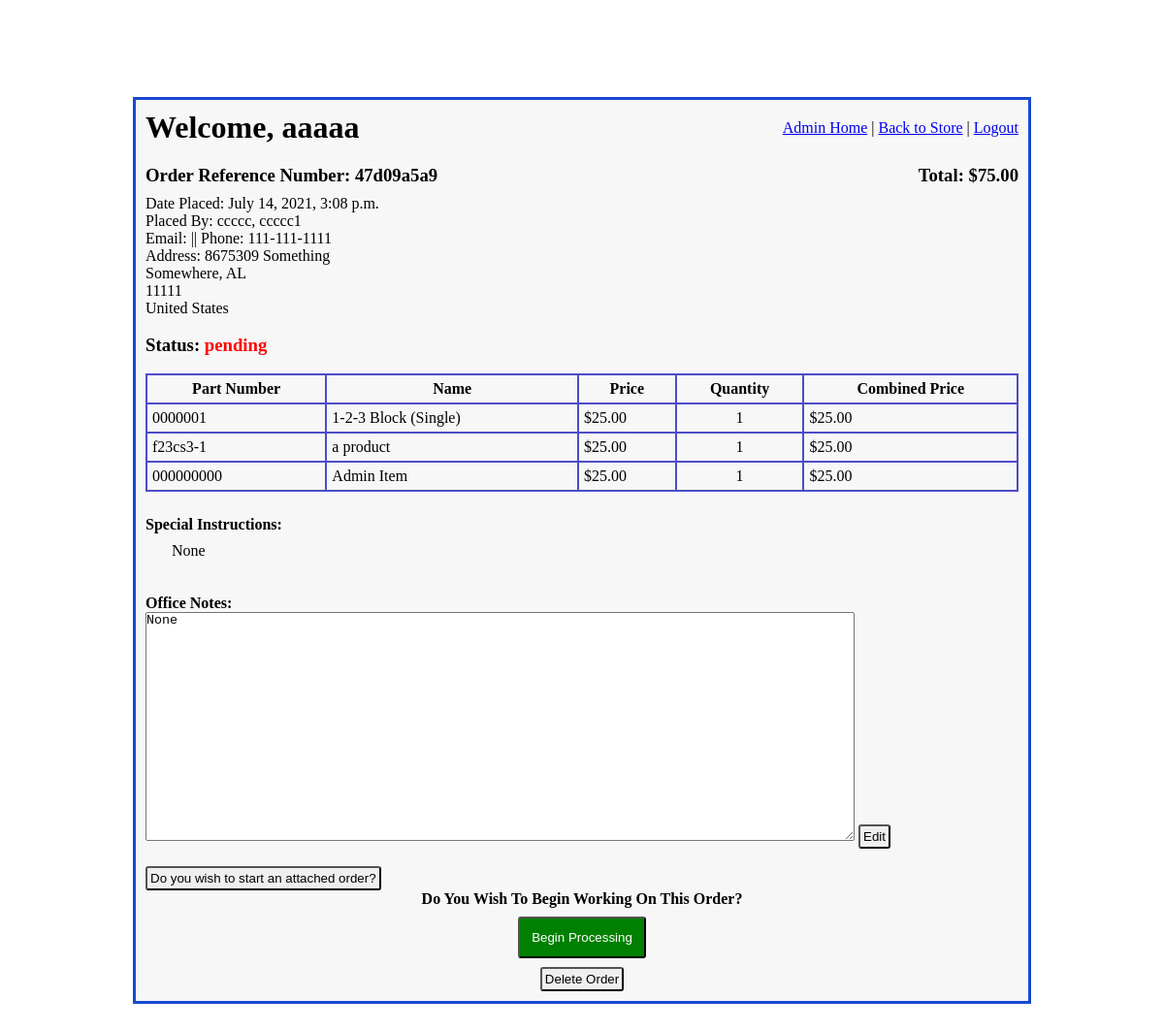
The page /admin_access/view_order/15 (signed in) on the database as committed earlier.
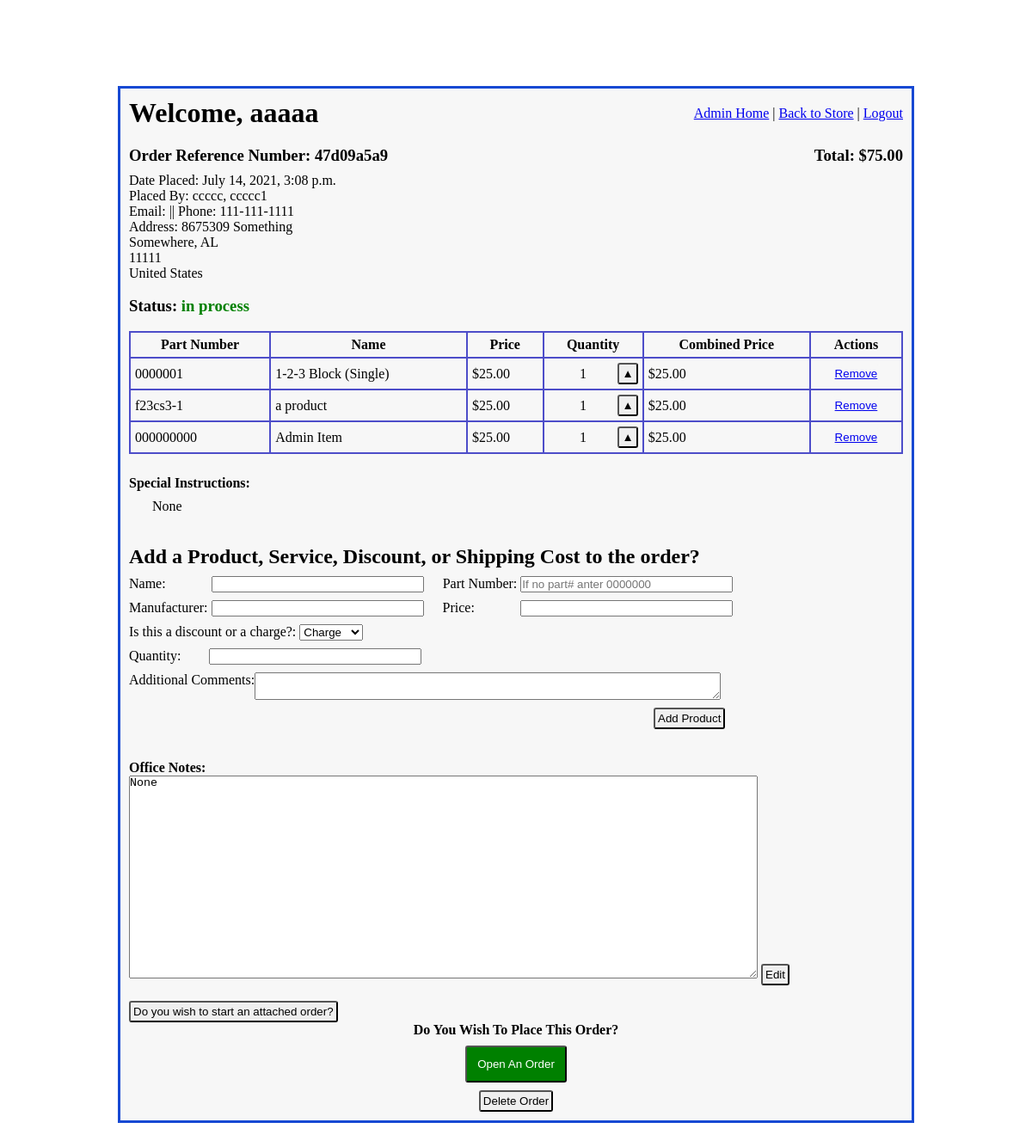
The same page on the database as committed later.
### imgfield_app/models.py (models this page shows)
class Order(models.Model):
    ordered_by = models.ForeignKey(
        User,
        related_name="user_orders",
        on_delete=models.CASCADE
    )
    contact_info =  models.ForeignKey(
        ContactInfo,
        related_name="orders",
        on_delete = models.CASCADE,
        null=True, blank=True,
    )
    ref_number = models.CharField(max_length=10)
    total_price = models.DecimalField(decimal_places=2, max_digits=10, null=True, blank=True)
    status = models.CharField(max_length=27)
    special_instructions = models.TextField(null=True, blank=True)
    office_notes = models.TextField(null=True, blank=True)
    created_at = models.DateTimeField(auto_now_add=True)
    updated_at = models.DateTimeField(auto_now=True)
    objects = OrderManager()

class User(models.Model):
    first_name = models.CharField(max_length=45)
    last_name = models.CharField(max_length=60)
    email = models.CharField(max_length=60)
    password = models.CharField(max_length=60)
    security_level = models.IntegerField()
    created_at = models.DateTimeField(auto_now_add=True)
    updated_at = models.DateTimeField(auto_now=True)
    objects = UserManager()

class ContactInfo(models.Model):
    user = models.ManyToManyField(
        User,
        related_name="user_contact_infos"
    )
    address_1 = models.CharField(max_length=54)
    address_2 = models.CharField(max_length=54, null=True, blank=True)
    city = models.CharField(max_length=54)
    zip_code = models.IntegerField()
    state = models.CharField(max_length=54)
    country = models.CharField(max_length=54)
    phone = models.CharField(max_length=15)
    created_at = models.DateTimeField(auto_now_add=True)
    updated_at = models.DateTimeField(auto_now=True)
    objects = ContactInfoManager()

class OrderProduct(models.Model):
    product_on_order = models.ForeignKey(
        Product,
        related_name="order_of_product",
        on_delete=models.CASCADE
    )
    order = models.ForeignKey(
        Order,
        related_name="order_product",
        on_delete=models.CASCADE
    )
    quantity = models.IntegerField()
    combined_price = models.DecimalField(decimal_places=2, max_digits=10, null=True, blank=True)
    created_at = models.DateTimeField(auto_now_add=True)
    updated_at = models.DateTimeField(auto_now=True)

class Product(models.Model):
    name = models.CharField(max_length=108)
    part_number = models.CharField(max_length=27)
    manufacturer = models.CharField(max_length=45, null=True, blank= True)
    price = models.DecimalField(decimal_places=2, max_digits=5)
    desc = models.CharField(max_length=189)
    exp_desc = models.TextField(null=True, blank=True)
    quantity_in_stock = models.IntegerField(null=True, blank=True)
    created_at = models.DateTimeField(auto_now_add=True)
    updated_at = models.DateTimeField(auto_now=True)
    objects = ProductManager()

class OrderItem(models.Model):
    item_on_order = models.ForeignKey(
        EnteredItem,
        related_name="order_of_item",
        on_delete=models.CASCADE
    )
    order = models.ForeignKey(
        Order,
        related_name="order_item",
        on_delete=models.CASCADE
    )
    quantity = models.IntegerField()
    combined_price = models.DecimalField(decimal_places=2, max_digits=10, null=True, blank=True)
    created_at = models.DateTimeField(auto_now_add=True)
    updated_at = models.DateTimeField(auto_now=True)

class EnteredItem(models.Model):
    name = models.CharField(max_length=108)
    part_number = models.CharField(max_length=27, null=True, blank= True)
    manufacturer = models.CharField(max_length=45, null=True, blank= True)
    price = models.DecimalField(decimal_places=2, max_digits=10, null=True, blank=True)
    notes = models.TextField(null=True, blank= True)
    created_at = models.DateTimeField(auto_now_add=True)
    updated_at = models.DateTimeField(auto_now=True)
    objects = EnteredItemManager()

class OrderAdminItem(models.Model):
    adminitem_on_order = models.ForeignKey(
        AdminItem,
        related_name="order_of_adminitem",
        on_delete=models.CASCADE
    )
    order = models.ForeignKey(
        Order,
        related_name="order_adminitem",
        on_delete=models.CASCADE
    )
    quantity = models.IntegerField()
    combined_price = models.DecimalField(decimal_places=2, max_digits=10, null=True, blank=True)
    is_discount = models.BooleanField(default=False)
    created_at = models.DateTimeField(auto_now_add=True)
    updated_at = models.DateTimeField(auto_now=True)

class AdminItem(models.Model):
    name = models.CharField(max_length=108)
    part_number = models.CharField(max_length=27, null=True, blank= True)
    manufacturer = models.CharField(max_length=45, null=True, blank= True)
    price = models.DecimalField(decimal_places=2, max_digits=10, null=True, blank=True)
    is_discount = models.BooleanField(default=False)
    notes = models.TextField(null=True, blank= True)
    created_at = models.DateTimeField(auto_now_add=True)
    updated_at = models.DateTimeField(auto_now=True)
    objects = AdminItemManager()

### admin_app/views.py (the view)
# urls.py: path('view_order/<int:order_id>', views.view_order),
def view_order(request, order_id):
    if 'user_id' in request.session:
        logged_user = User.objects.get(id=request.session['user_id'])
        if logged_user.security_level > 4:
            order = Order.objects.get(id=order_id)
            all_orderproducts = OrderProduct.objects.filter(order=order)
            all_orderitems = OrderItem.objects.filter(order=order)
            all_order_adminitems = OrderAdminItem.objects.filter(order=order)
            context = {
                'logged_user': logged_user,
                'order': order,
                'products': all_orderproducts,
                'items': all_orderitems,
                'adminitems': all_order_adminitems,
            }
            return render(request, "admin_view_order.html", context)
    return redirect("/")

### admin_app/templates/admin_view_order.html (shortened to what the changed rows need)
<!DOCTYPE html>
<html lang="en">
<head>
    {% load static %}
    <link rel="stylesheet" href="{% static 'css/admin_main.css' %}">
    <link rel="stylesheet" href="{% static 'css/admin_view_quote.css' %}">
</head>
<body>
    <div id="wrapper">
        <div id="header">
            <h1>Welcome, {{ logged_user.first_name }}</h1>
        </div>
        <div id="content">
            <div id="quote_head">
                <h3>Order Reference Number: {{ order.ref_number }} </h3>
                <h3 id="total">Total: ${{ order.total_price }}</h3>
            </div>
            <div id="order_info">
                <p>Date Placed: {{order.created_at }}</p>
                <p>Placed By: {{ order.ordered_by.last_name }}, {{ order.ordered_by.first_name }}</p>
                <p>Email: {{ order.orderd_by.email }} || Phone: {{ order.contact_info.phone }}</p>
                <p>Address: {{ order.contact_info.address_1 }}</p>
                <p id="line3">{{ order.contact_info.city }}, {{ order.contact_info.state }}</p>
                <p id="line4">{{ order.contact_info.zip_code }}</p>
                <p id="line5">{{ order.contact_info.country }}</p>
                <h3> Status:
                    {% if order.status == "pending" %}
                        <span class="red">{{ order.status }}</span>
                    {% elif order.status == "in process" %}
                        <span class="green">{{ order.status }}</span>
                    {% else %}
                    <span>{{ order.status }}</span>
                    {% endif %}
                </h3>
            </div>
            <table>
                <tr>
                    <th>Part Number</th>
                    <th>Name</th>
                    <th>Price</th>
                    <th>Quantity</th>
                    <th>Combined Price</th>
                    {% if order.status == "in process" %}
                        <th>Actions</th>
                    {% endif %}
                </tr>
                {% for product in products %}
                    <tr>
                        <td>{{ product.product_on_order.part_number }}</td>
                        <td>{{ product.product_on_order.name }}</td>
                        <td>${{ product.product_on_order.price }}</td>
                        <td>
                            <div class="prod_quant">
                                <p>{{ product.quantity }}</p>
                                {% if order.status == "in process" %}
                                    <div class="quant_btns">
                                        <form action="/admin_access/order_increase_product_quantity" method="POST">
                                            <button class="add_btn">&#9650;</button>
                                        </form>
                                    </div>
                                {% endif %}
                            </div>
                        </td>
                        <td>${{ product.combined_price }}</td>
                        {% if order.status == "in process" %}
                            <td class="actions">
                                <form action="/admin_access/order_remove_product_from_order" method="POST">
                                    <button>Remove</button>
                                </form>
                            </td>
                        {% endif %}
                    </tr>
                {% endfor %}
                {% for item in items %}
                    <tr>
                        <td>{{ item.item_on_order.part_number }}</td>
                        <td>{{ item.item_on_order.name }}</td>
                        <td>${{ item.item_on_order.price }}</td>
                        <td>
                            <div class="prod_quant">
                                <p>{{ item.quantity }}</p>
                                {% if order.status == "in process" %}
                                    <div class="quant_btns">
                                        <form action="/admin_access/order_increase_item_quantity" method="POST">
                                            <button class="add_btn">&#9650;</button>
                                        </form>
                                    </div>
                                {% endif %}
                            </div>
                        </td>
                        <td>${{ item.combined_price }}</td>
                        {% if order.status == "in process" %}
                            <td class="actions">
                                <form action="/admin_access/order_remove_item_from_order" method="POST">
                                    <button id="remove_btn">Remove</button>
                                </form>
                            </td>
                        {% endif %}
                    </tr>
                {% endfor %}
                {% for adminitem in adminitems %}
                    <tr>
                        <td>{{ adminitem.adminitem_on_order.part_number }}</td>
                        <td>{{ adminitem.adminitem_on_order.name }}</td>
                        {% if adminitem.is_discount %}
                            <td>-${{ adminitem.adminitem_on_order.price }}</td>
                        {% else %}
                            <td>${{ adminitem.adminitem_on_order.price }}</td>
                        {% endif %}
                        <td>
                            <div class="prod_quant">
                                <p>{{ adminitem.quantity }}</p>
                                {% if order.status == "in process" %}
                                    <div class="quant_btns">
                                        <form action="/admin_access/order_increase_adminitem_quantity" method="POST">
                                            <button class="add_btn">&#9650;</button>
                                        </form>
                                    </div>
                                {% endif %}
                            </div>
                        </td>
                        {% if adminitem.is_discount%}
                            <td>-${{ adminitem.combined_price }}</td>
                        {%else%}
                            <td>${{ adminitem.combined_price }}</td>
                        {% endif %}
                        {% if order.status == "in process" %}
                            <td class="actions">
                                <form action="/admin_access/remove_adminitem_from_order" method="POST">
                                    <button id="remove_btn">Remove</button>
                                </form>
                            </td>
                        {% endif %}
                    </tr>
                {% endfor %}
            </table>
            <div id="special_instructions">
                <h4>Special Instructions: </h4>
                <p>{{ order.special_instructions }}</p>
            </div>
            {% if order.status == "in process" %}
                <div id="add_adminitem">
                    <h2>Add a Product, Service, Discount, or Shipping Cost to the order?</h2>
                    <form action="/admin_access/process_add_adminitem_to_order" method="POST">
                        <p>Name:
                            <input id="name_input" type="text" name="name">
                            <span>Part Number:
                                <input id="part_number_input" type="text" name="part_number"
                                    placeholder="If no part# anter 0000000">
                            </span>
                        </p>
                        <p>Manufacturer:
                            <input id="manufacturer_input" type="text" name="manufacturer">
                            <span>Price:
                                <input id="price_input" type="text" name="price">
                            </span>
                        </p>
                        <p>Is this a discount or a charge?:
                            <select name="is_discount">
                                <option value="charge">Charge</option>
                            </select>
                        </p>
                        <p>Quantity: <input id="quantity_input" type="text" name="quantity"></p>
                        <div id="notes">
                            <p>Additional Comments:</p>
                            <textarea id="notes_input" name="notes"></textarea>
                        </div>
                        <button type="submit">Add Product</button>
                    </form>
                </div>
            {% endif %}
            <div id="office_notes">
                <form action="/admin_access/edit_order_off_notes" method="POST">
                    <textarea name="office_notes">{{ order.office_notes }}</textarea>
                    <button type="submit">Edit</button>
                </form>
            </div>
            <div id="process_quote">
                {% if order.status == "pending" %}
                    <h4>Do You Wish To Begin Working On This Order?</h4>
                    <form action="/admin_access/begin_processing_order" method="POST">
                        <button id="begin_proc_btn" type="submit">Begin Processing</button>
                    </form>
                {% elif order.status == "in process" %}
                    <h4>Do You Wish To Place This Order?</h4>
                    <form action="/admin_access/process_order" method="POST">
                        <button id="begin_proc_btn" type="submit">Open An Order</button>
                    </form>
                {% else %}
                    <h2>Order Status: {{ order.status }}</h2>
                {% endif %}
            </div>
        </div>
    </div>
</body>
</html>

Rows that differ between the two databases and show on the page:
changed Order "None": status "pending" → "in process"
shown differently, row unchanged: OrderProduct "1-2-3 Block (Single)": now shows "▲ Remove"
shown differently, row unchanged: OrderItem "f23cs3-1": now shows "▲ Remove"
shown differently, row unchanged: OrderAdminItem "Admin Item": now shows "▲ Remove"
Other text that changed with them:
form field is_discount: (not shown) → "Charge"
text no longer shown: "Do You Wish To Begin Working On This Order? Begin Processing"
text now shown: "Actions Add a Product, Service, Discount, or Shipping Cost to the order? Name: Part Number: Manufacturer: Price: Is this a discount or a charge?: Quantity: Additional Comments: Add Product Do You Wish To Place This Order? Open An Order"
